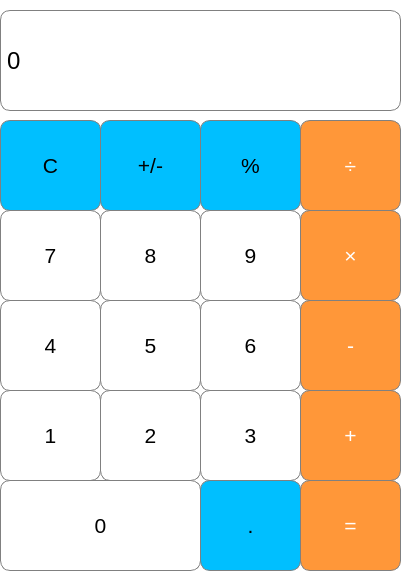
<?xml version="1.0" encoding="UTF-8"?>
<ui version="4.0">
 <class>MainWindow</class>
 <widget class="QMainWindow" name="MainWindow">
  <property name="geometry">
   <rect>
    <x>0</x>
    <y>0</y>
    <width>403</width>
    <height>575</height>
   </rect>
  </property>
  <property name="minimumSize">
   <size>
    <width>403</width>
    <height>575</height>
   </size>
  </property>
  <property name="maximumSize">
   <size>
    <width>403</width>
    <height>575</height>
   </size>
  </property>
  <property name="windowTitle">
   <string>MainWindow</string>
  </property>
  <property name="styleSheet">
   <string notr="true">background-color : white;</string>
  </property>
  <widget class="QWidget" name="centralwidget">
   <widget class="QLabel" name="label">
    <property name="geometry">
     <rect>
      <x>0</x>
      <y>10</y>
      <width>401</width>
      <height>101</height>
     </rect>
    </property>
    <property name="font">
     <font>
      <pointsize>18</pointsize>
     </font>
    </property>
    <property name="styleSheet">
     <string notr="true">QLabel {
  qproperty-alignment: 'AlignVCenter | AlignRight';
  border: 1px solid gray;
border-radius: 10px
}
</string>
    </property>
    <property name="text">
     <string>0</string>
    </property>
   </widget>
   <widget class="QPushButton" name="pushButton">
    <property name="geometry">
     <rect>
      <x>0</x>
      <y>120</y>
      <width>101</width>
      <height>91</height>
     </rect>
    </property>
    <property name="font">
     <font>
      <pointsize>16</pointsize>
     </font>
    </property>
    <property name="styleSheet">
     <string notr="true">QPushButton {
  background-color: rgb(0,191,255);
  border: 1px solid gray;
border-radius:10px
}
QPushButton:pressed {
    background-color: qlineargradient(x1: 0, y1: 0, x2: 0, y2: 1,
                                      stop: 0 #BEBEBE, stop: 1 #D7D7D7);
}</string>
    </property>
    <property name="text">
     <string>C</string>
    </property>
   </widget>
   <widget class="QPushButton" name="pushButton_2">
    <property name="geometry">
     <rect>
      <x>100</x>
      <y>120</y>
      <width>101</width>
      <height>91</height>
     </rect>
    </property>
    <property name="font">
     <font>
      <pointsize>16</pointsize>
     </font>
    </property>
    <property name="styleSheet">
     <string notr="true">QPushButton {
  background-color: rgb(0,191,255);
  border: 1px solid gray;
border-radius:10px
}
QPushButton:pressed {
    background-color: qlineargradient(x1: 0, y1: 0, x2: 0, y2: 1,
                                      stop: 0 #BEBEBE, stop: 1 #D7D7D7);
}</string>
    </property>
    <property name="text">
     <string>+/-</string>
    </property>
   </widget>
   <widget class="QPushButton" name="pushButton_3">
    <property name="geometry">
     <rect>
      <x>200</x>
      <y>120</y>
      <width>101</width>
      <height>91</height>
     </rect>
    </property>
    <property name="font">
     <font>
      <pointsize>16</pointsize>
     </font>
    </property>
    <property name="styleSheet">
     <string notr="true">QPushButton {
  background-color: rgb(0,191,255);
  border: 1px solid gray;
border-radius:10px
}
QPushButton:pressed {
    background-color: qlineargradient(x1: 0, y1: 0, x2: 0, y2: 1,
                                      stop: 0 #BEBEBE, stop: 1 #D7D7D7);
}</string>
    </property>
    <property name="text">
     <string>%</string>
    </property>
   </widget>
   <widget class="QPushButton" name="pushButton_4">
    <property name="geometry">
     <rect>
      <x>300</x>
      <y>120</y>
      <width>101</width>
      <height>91</height>
     </rect>
    </property>
    <property name="font">
     <font>
      <pointsize>16</pointsize>
     </font>
    </property>
    <property name="styleSheet">
     <string notr="true">QPushButton {
  background-color: rgb(255, 151, 57);
  color: white; 
  border: 1px solid gray;
border-radius:10px
}

QPushButton:pressed {
    background-color: qlineargradient(x1: 0, y1: 0, x2: 0, y2: 1,
                                      stop: 0 #FF7832, stop: 1 #FF9739);
}</string>
    </property>
    <property name="text">
     <string>÷</string>
    </property>
   </widget>
   <widget class="QPushButton" name="pushButton_5">
    <property name="geometry">
     <rect>
      <x>300</x>
      <y>210</y>
      <width>101</width>
      <height>91</height>
     </rect>
    </property>
    <property name="font">
     <font>
      <pointsize>16</pointsize>
     </font>
    </property>
    <property name="styleSheet">
     <string notr="true">QPushButton {
  background-color: rgb(255, 151, 57);
  color: white; 
  border: 1px solid gray;
border-radius:10px
}

QPushButton:pressed {
    background-color: qlineargradient(x1: 0, y1: 0, x2: 0, y2: 1,
                                      stop: 0 #FF7832, stop: 1 #FF9739);
}</string>
    </property>
    <property name="text">
     <string>×</string>
    </property>
   </widget>
   <widget class="QPushButton" name="pushButton_6">
    <property name="geometry">
     <rect>
      <x>0</x>
      <y>210</y>
      <width>101</width>
      <height>91</height>
     </rect>
    </property>
    <property name="font">
     <font>
      <pointsize>16</pointsize>
     </font>
    </property>
    <property name="styleSheet">
     <string notr="true">QPushButton {
   border: 1px solid gray;
border-radius:10px
 
}
QPushButton:pressed {
    background-color: qlineargradient(x1: 0, y1: 0, x2: 0, y2: 1,
                                      stop: 0 #dadbde, stop: 1 #f6f7fa);
}
QPushButton:hover{
box-shadow: 0 12px 16px 0 rgba(0,0,0,0.24), 0 17px 50px 0 rgba(0,0,0,0.19);
}</string>
    </property>
    <property name="text">
     <string>7</string>
    </property>
   </widget>
   <widget class="QPushButton" name="pushButton_7">
    <property name="geometry">
     <rect>
      <x>100</x>
      <y>210</y>
      <width>101</width>
      <height>91</height>
     </rect>
    </property>
    <property name="font">
     <font>
      <pointsize>16</pointsize>
     </font>
    </property>
    <property name="styleSheet">
     <string notr="true">QPushButton {
   border: 1px solid gray;
border-radius:10px
 
}
QPushButton:pressed {
    background-color: qlineargradient(x1: 0, y1: 0, x2: 0, y2: 1,
                                      stop: 0 #dadbde, stop: 1 #f6f7fa);
}
QPushButton:hover{
box-shadow: 0 12px 16px 0 rgba(0,0,0,0.24), 0 17px 50px 0 rgba(0,0,0,0.19);
}</string>
    </property>
    <property name="text">
     <string>8</string>
    </property>
   </widget>
   <widget class="QPushButton" name="pushButton_8">
    <property name="geometry">
     <rect>
      <x>200</x>
      <y>210</y>
      <width>101</width>
      <height>91</height>
     </rect>
    </property>
    <property name="font">
     <font>
      <pointsize>16</pointsize>
     </font>
    </property>
    <property name="styleSheet">
     <string notr="true">QPushButton {
   border: 1px solid gray;
border-radius:10px
 
}
QPushButton:pressed {
    background-color: qlineargradient(x1: 0, y1: 0, x2: 0, y2: 1,
                                      stop: 0 #dadbde, stop: 1 #f6f7fa);
}
QPushButton:hover{
box-shadow: 0 12px 16px 0 rgba(0,0,0,0.24), 0 17px 50px 0 rgba(0,0,0,0.19);
}</string>
    </property>
    <property name="text">
     <string>9</string>
    </property>
   </widget>
   <widget class="QPushButton" name="pushButton_9">
    <property name="geometry">
     <rect>
      <x>100</x>
      <y>300</y>
      <width>101</width>
      <height>91</height>
     </rect>
    </property>
    <property name="font">
     <font>
      <pointsize>16</pointsize>
     </font>
    </property>
    <property name="styleSheet">
     <string notr="true">QPushButton {
   border: 1px solid gray;
border-radius:10px
 
}
QPushButton:pressed {
    background-color: qlineargradient(x1: 0, y1: 0, x2: 0, y2: 1,
                                      stop: 0 #dadbde, stop: 1 #f6f7fa);
}
QPushButton:hover{
box-shadow: 0 12px 16px 0 rgba(0,0,0,0.24), 0 17px 50px 0 rgba(0,0,0,0.19);
}</string>
    </property>
    <property name="text">
     <string>5</string>
    </property>
   </widget>
   <widget class="QPushButton" name="pushButton_10">
    <property name="geometry">
     <rect>
      <x>200</x>
      <y>300</y>
      <width>101</width>
      <height>91</height>
     </rect>
    </property>
    <property name="font">
     <font>
      <pointsize>16</pointsize>
     </font>
    </property>
    <property name="styleSheet">
     <string notr="true">QPushButton {
   border: 1px solid gray;
border-radius:10px
 
}
QPushButton:pressed {
    background-color: qlineargradient(x1: 0, y1: 0, x2: 0, y2: 1,
                                      stop: 0 #dadbde, stop: 1 #f6f7fa);
}
QPushButton:hover{
box-shadow: 0 12px 16px 0 rgba(0,0,0,0.24), 0 17px 50px 0 rgba(0,0,0,0.19);
}</string>
    </property>
    <property name="text">
     <string>6</string>
    </property>
   </widget>
   <widget class="QPushButton" name="pushButton_11">
    <property name="geometry">
     <rect>
      <x>0</x>
      <y>300</y>
      <width>101</width>
      <height>91</height>
     </rect>
    </property>
    <property name="font">
     <font>
      <pointsize>16</pointsize>
     </font>
    </property>
    <property name="styleSheet">
     <string notr="true">QPushButton {
   border: 1px solid gray;
border-radius:10px
 
}
QPushButton:pressed {
    background-color: qlineargradient(x1: 0, y1: 0, x2: 0, y2: 1,
                                      stop: 0 #dadbde, stop: 1 #f6f7fa);
}
QPushButton:hover{
box-shadow: 0 12px 16px 0 rgba(0,0,0,0.24), 0 17px 50px 0 rgba(0,0,0,0.19);
}</string>
    </property>
    <property name="text">
     <string>4</string>
    </property>
   </widget>
   <widget class="QPushButton" name="pushButton_12">
    <property name="geometry">
     <rect>
      <x>300</x>
      <y>300</y>
      <width>101</width>
      <height>91</height>
     </rect>
    </property>
    <property name="font">
     <font>
      <pointsize>16</pointsize>
     </font>
    </property>
    <property name="styleSheet">
     <string notr="true">QPushButton {
  background-color: rgb(255, 151, 57);
  color: white; 
  border: 1px solid gray;
border-radius:10px
}

QPushButton:pressed {
    background-color: qlineargradient(x1: 0, y1: 0, x2: 0, y2: 1,
                                      stop: 0 #FF7832, stop: 1 #FF9739);
}</string>
    </property>
    <property name="text">
     <string>-</string>
    </property>
   </widget>
   <widget class="QPushButton" name="pushButton_13">
    <property name="geometry">
     <rect>
      <x>0</x>
      <y>390</y>
      <width>101</width>
      <height>91</height>
     </rect>
    </property>
    <property name="font">
     <font>
      <pointsize>16</pointsize>
     </font>
    </property>
    <property name="styleSheet">
     <string notr="true">QPushButton {
   border: 1px solid gray;
border-radius:10px
 
}
QPushButton:pressed {
    background-color: qlineargradient(x1: 0, y1: 0, x2: 0, y2: 1,
                                      stop: 0 #dadbde, stop: 1 #f6f7fa);
}
QPushButton:hover{
box-shadow: 0 12px 16px 0 rgba(0,0,0,0.24), 0 17px 50px 0 rgba(0,0,0,0.19);
}</string>
    </property>
    <property name="text">
     <string>1</string>
    </property>
   </widget>
   <widget class="QPushButton" name="pushButton_14">
    <property name="geometry">
     <rect>
      <x>300</x>
      <y>390</y>
      <width>101</width>
      <height>91</height>
     </rect>
    </property>
    <property name="font">
     <font>
      <pointsize>16</pointsize>
     </font>
    </property>
    <property name="styleSheet">
     <string notr="true">QPushButton {
  background-color: rgb(255, 151, 57);
  color: white; 
  border: 1px solid gray;
border-radius:10px
}

QPushButton:pressed {
    background-color: qlineargradient(x1: 0, y1: 0, x2: 0, y2: 1,
                                      stop: 0 #FF7832, stop: 1 #FF9739);
}</string>
    </property>
    <property name="text">
     <string>+</string>
    </property>
   </widget>
   <widget class="QPushButton" name="pushButton_15">
    <property name="geometry">
     <rect>
      <x>100</x>
      <y>390</y>
      <width>101</width>
      <height>91</height>
     </rect>
    </property>
    <property name="font">
     <font>
      <pointsize>16</pointsize>
     </font>
    </property>
    <property name="styleSheet">
     <string notr="true">QPushButton {
   border: 1px solid gray;
border-radius:10px
 
}
QPushButton:pressed {
    background-color: qlineargradient(x1: 0, y1: 0, x2: 0, y2: 1,
                                      stop: 0 #dadbde, stop: 1 #f6f7fa);
}
QPushButton:hover{
box-shadow: 0 12px 16px 0 rgba(0,0,0,0.24), 0 17px 50px 0 rgba(0,0,0,0.19);
}</string>
    </property>
    <property name="text">
     <string>2</string>
    </property>
   </widget>
   <widget class="QPushButton" name="pushButton_16">
    <property name="geometry">
     <rect>
      <x>200</x>
      <y>390</y>
      <width>101</width>
      <height>91</height>
     </rect>
    </property>
    <property name="font">
     <font>
      <pointsize>16</pointsize>
     </font>
    </property>
    <property name="styleSheet">
     <string notr="true">QPushButton {
   border: 1px solid gray;
border-radius:10px
 
}
QPushButton:pressed {
    background-color: qlineargradient(x1: 0, y1: 0, x2: 0, y2: 1,
                                      stop: 0 #dadbde, stop: 1 #f6f7fa);
}
QPushButton:hover{
box-shadow: 0 12px 16px 0 rgba(0,0,0,0.24), 0 17px 50px 0 rgba(0,0,0,0.19);
}</string>
    </property>
    <property name="text">
     <string>3</string>
    </property>
   </widget>
   <widget class="QPushButton" name="pushButton_17">
    <property name="geometry">
     <rect>
      <x>0</x>
      <y>480</y>
      <width>201</width>
      <height>91</height>
     </rect>
    </property>
    <property name="font">
     <font>
      <pointsize>16</pointsize>
     </font>
    </property>
    <property name="styleSheet">
     <string notr="true">QPushButton {
   border: 1px solid gray;
border-radius:10px
 
}
QPushButton:pressed {
    background-color: qlineargradient(x1: 0, y1: 0, x2: 0, y2: 1,
                                      stop: 0 #dadbde, stop: 1 #f6f7fa);
}
QPushButton:hover{
box-shadow: 0 12px 16px 0 rgba(0,0,0,0.24), 0 17px 50px 0 rgba(0,0,0,0.19);
}</string>
    </property>
    <property name="text">
     <string>0</string>
    </property>
   </widget>
   <widget class="QPushButton" name="pushButton_19">
    <property name="geometry">
     <rect>
      <x>300</x>
      <y>480</y>
      <width>101</width>
      <height>91</height>
     </rect>
    </property>
    <property name="font">
     <font>
      <pointsize>16</pointsize>
     </font>
    </property>
    <property name="styleSheet">
     <string notr="true">QPushButton {
  background-color: rgb(255, 151, 57);
  color: white; 
  border: 1px solid gray;
border-radius:10px
}

QPushButton:pressed {
    background-color: qlineargradient(x1: 0, y1: 0, x2: 0, y2: 1,
                                      stop: 0 #FF7832, stop: 1 #FF9739);
}</string>
    </property>
    <property name="text">
     <string>=</string>
    </property>
   </widget>
   <widget class="QPushButton" name="pushButton_20">
    <property name="geometry">
     <rect>
      <x>200</x>
      <y>480</y>
      <width>101</width>
      <height>91</height>
     </rect>
    </property>
    <property name="font">
     <font>
      <pointsize>16</pointsize>
     </font>
    </property>
    <property name="styleSheet">
     <string notr="true">QPushButton {
  background-color: rgb(0,191,255);
  border: 1px solid gray;
border-radius:10px
}
QPushButton:pressed {
    background-color: qlineargradient(x1: 0, y1: 0, x2: 0, y2: 1,
                                      stop: 0 #BEBEBE, stop: 1 #D7D7D7);
}</string>
    </property>
    <property name="text">
     <string>.</string>
    </property>
   </widget>
  </widget>
 </widget>
 <resources/>
 <connections/>
</ui>
